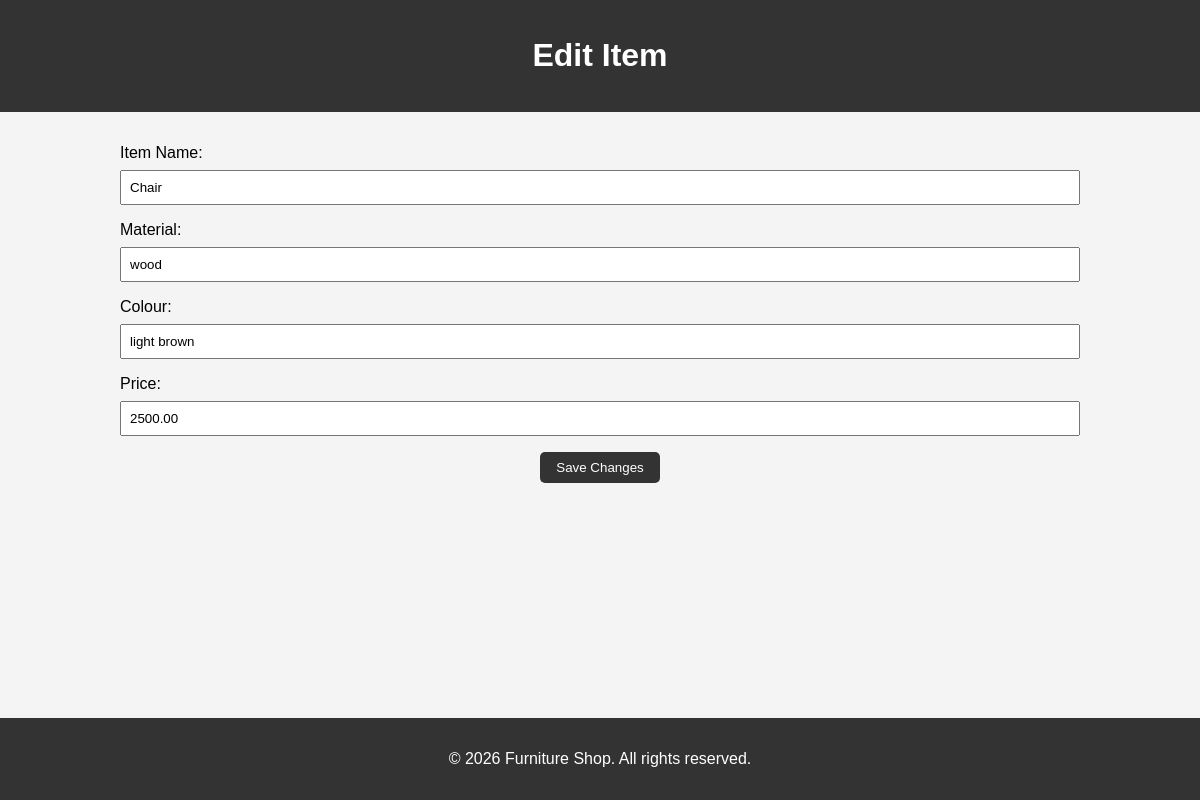
Page /edit_item/4/ (signed in) on the committed database.
### items/models.py (models this page shows, shortened)
class Furniture(models.Model):
    item_name = models.CharField(max_length=100)
    material = models.CharField(max_length=100)
    colour = models.CharField(max_length=100)
    price = models.DecimalField(max_digits=10, decimal_places=2)

### items/views.py (the view, shortened to what this page needs)
# urls.py: path('edit_item/<int:item_id>/', views.edit_item, name='edit_item'),
@login_required
def edit_item(request, item_id):
    item = get_object_or_404(Furniture, id=item_id)
    return render(request, 'edit_item.html', {'item': item})

### items/templates/edit_item.html (shortened to what this page needs)
<!DOCTYPE html>
<html lang="en">
<head>
</head>
<body>
    <header>
        <h1>Edit Item</h1>
    </header>
    <div class="container">
        <div class="form-container">
            <form method="post">
                <div class="form-group">
                    <label for="item_name">Item Name:</label>
                    <input type="text" id="item_name" name="item_name" value="{{ item.item_name }}" required>
                </div>
                <div class="form-group">
                    <label for="material">Material:</label>
                    <input type="text" id="material" name="material" value="{{ item.material }}" required>
                </div>
                <div class="form-group">
                    <label for="colour">Colour:</label>
                    <input type="text" id="colour" name="colour" value="{{ item.colour }}" required>
                </div>
                <div class="form-group">
                    <label for="price">Price:</label>
                    <input type="number" id="price" name="price" value="{{ item.price }}" required>
                </div>
                <button type="submit">Save Changes</button>
            </form>
        </div>
    </div>
    <footer>
        <p>&copy; 2026 Furniture Shop. All rights reserved.</p>
    </footer>
</body>
</html>

### items/templates/edit_item.html (style rules this page uses)
body { font-family: Arial, sans-serif; margin: 0; padding: 0; background-color: #f4f4f4; }
header { background-color: #333; color: #fff; padding: 1rem 0; text-align: center; }
.container { width: 80%; margin: auto; overflow: hidden; }
.form-container { padding: 2rem 0; text-align: center; }
.form-group { margin-bottom: 1rem; text-align: left; }
label { display: block; margin-bottom: 0.5rem; }
input { width: 100%; padding: 0.5rem; box-sizing: border-box; }
button { padding: 0.5rem 1rem; background-color: #333; color: #fff; border: none; border-radius: 5px; cursor: pointer; }
footer { background-color: #333; color: #fff; text-align: center; padding: 1rem 0; position: fixed; width: 100%; bottom: 0; }

### rows in the picture
Furniture: item_name "Chair", material "wood", colour "light brown", price "2500.00"
